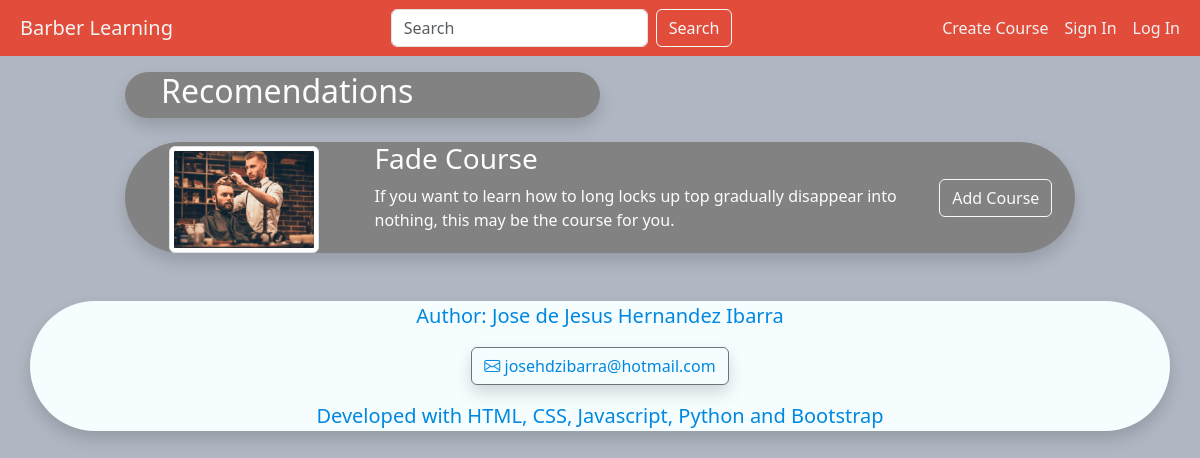
Before: / with the older database file.
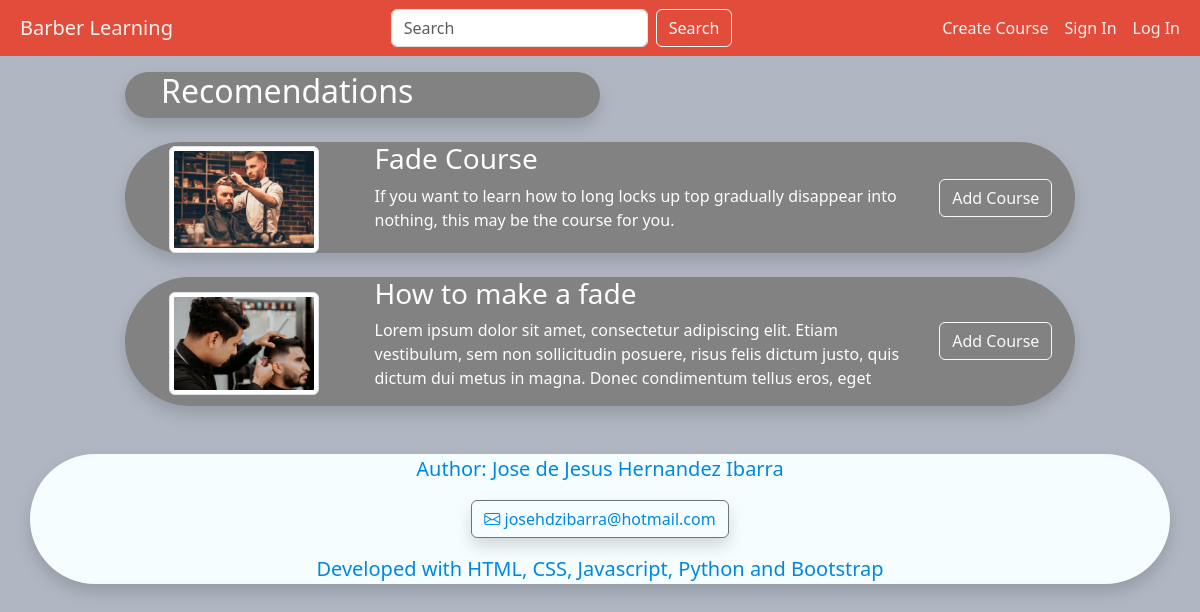
After: the same page with the newer database file.
### tables this page shows
CREATE TABLE courses (
id INTEGER NOT NULL,
idUser INTEGER NOT NULL,
name_course TEXT NOT NULL,
thumbnail_link TEXT NOT NULL,
description TEXT NOT NULL,
PRIMARY KEY (id),
FOREIGN KEY (idUser) REFERENCES users (id));

### app.py (the view, shortened to what this page needs)
@app.route('/',methods=['POST','GET'])
def index():
    courses = db.query('SELECT id,idUser,name_course,thumbnail_link,SUBSTRING(description,0,200) description FROM courses')
    if session.get('user_id'):
        return render_template('index.html',user=session['user'], courses=courses)
    return render_template('index.html',courses=courses)

### app.py (called while the page is built)
@app.teardown_appcontext
def close_connection(exception):
   db.close_db()

@app.context_processor
def current_courses():
    if not session.get('user_id'):
        return dict(courses='')
    courses = db.query('''SELECT * FROM courses WHERE id IN (
        SELECT idCourse FROM courses_belong WHERE idUser = ?)''',session['user_id'])
    return dict(coursesUser=courses)

### sqliteEasy.py (called while the page is built)
    def get_db(self):
        db = getattr(self.g,'db',None)
        if db is None:
            db = self.g.db = sqlite3.connect(self.route,isolation_level=None)
            db.row_factory = sqlite3.Row
        return db

    def query(self, query,*args,one=False):
        cur = self.get_db().execute(query,args)
        rowsValues = cur.fetchall()
        cur.close()
        return (rowsValues[0] if rowsValues else None) if one else rowsValues

### templates/index.html (shortened to what this page needs)
{% extends 'layout.html' %}
{% block main %}
<div class="container">
    <div class="row mt-3">
        <div class="col-2 col-sm-1"></div>
        <div class="col textColorRecommend rounded-pill shadow">
            <div class="ms-4 h2">Recomendations</div></div>
        <div class="col-6"></div>
    </div>
    <div class="row mt-4">
        <div class="col-2 col-md-1 "></div>
        <div class="col textColorRecommend rounded-pill shadow">
            <div class="row align-items-center  text-center ">
                <div class="col-3 mx-auto">
                    <img src="{{url_for('static',filename='imgsClient/barbero1.jpg')}}" class="img-thumbnail resize mt-1" alt="Barber">
                </div>
                <div class="col-lg-7 align-self-start  mt-md-0 mt-lg-0 mt-1 col-sm-4 text-lg-start text-sm-start">
                    <p class="h3">Fade Course</p>
                    <p> If you want to learn how to long locks up top gradually disappear into nothing, this may be the course for you. </p>
                </div>
                <div class="col-lg-2 col-sm-3">
                    <button type="submit" class="btn btn-outline-light">Add Course</button>
                </div>
            </div>
        </div>
        <div class="col-1"></div>
    </div>
     {% for course in courses %}
     <div class="row mt-4">
         <div class="col-2 col-md-1 "></div>
         <div class="col textColorRecommend rounded-pill shadow">
            <form action="/" method="POST">
                <div class="row align-items-center  text-center ">
                    <div class="col-3 mx-auto">
                        <img src="{{url_for('static',filename=course['thumbnail_link'])}}" class="img-thumbnail resize mt-1" alt="Barber">
                    </div>
                    <div class="col-lg-7 align-self-start  mt-md-0 mt-lg-0 mt-1 col-sm-4 text-lg-start text-sm-start">
                        <p class="h3">{{course['name_course']}}</p>
                        <p> {{course['description']}} </p>
                    </div>
                    <div class="col-lg-2 col-sm-3">
                        <button type="submit" class="btn btn-outline-light" >Add Course</button>
                    </div>
                </div>
            </form>
        </div>
        <div class="col-1"></div>
    </div>
        {% endfor %}
</div>
{% endblock %}

### templates/layout.html (shortened to what this page needs)
<!DOCTYPE html>
<html lang="en">
    <head>
        <link href="https://cdn.jsdelivr.net/npm/bootstrap@5.3.2/dist/css/bootstrap.min.css" rel="stylesheet">
        <link rel="stylesheet" href="https://cdn.jsdelivr.net/npm/bootstrap-icons@1.11.3/font/bootstrap-icons.min.css">
        <link rel="stylesheet" href="/static/style.css"/>
    </head>
    <body class="bgBlueBarber">
        <nav class="navbar navbar-expand-md sticky-top bgRedNav">
            <div class="container-fluid ">
                <a class="navbar-brand textColorWhite ms-2" href="/">Barber Learning</a>
                <div class="collapse navbar-collapse" id="navbarToggle">
                    <form class="d-flex mx-auto mt-2 mt-lg-0" role="search">
                        <input class="form-control me-2" type="search" placeholder="Search" aria-label="Search">
                        <button class="btn btn-outline-light" type="submit">Search</button>
                    </form>
                    <div class="navbar-nav justify-content-end">
                        <a href="/createcourse" class="nav-link textColorWhite">Create Course</a>
                        {% if not user %}
                        <a href="/signin" class="nav-link textColorWhite">Sign In</a>
                        <a href="/login" class="nav-link textColorWhite">Log In</a>
                        {% else %}
                        <a href="" class="nav-link textColorWhite ms-3 fw-bold" data-bs-toggle="offcanvas" data-bs-target="#offCanvas" aria-controls="offCanvas">{{user}}</a>
                        <a href="/logout" class="nav-link textColorWhite">Log out</a>
                        {% endif %}
                    </div>
                </div>
            </div>
        </nav>
    <div class="container-fluid">
    {% block main %} {% endblock %}
    </div>
    <div class="container text-center lead textColorFooter rounded-pill shadow mt-5">
        <footer class="">
            <p>Author: Jose de Jesus Hernandez Ibarra</p>
            <p><a href="mailto:josehdzibarra@hotmail.com" class="btn btn-outline-secondary bi bi-envelope textColorFooter shadow"> josehdzibarra@hotmail.com</a></p>
            <p>Developed with HTML, CSS, Javascript, Python and Bootstrap</p>
        </footer>
    </div>
    </body>
</html>

### static/style.css (style rules this page uses)
.bgBlueBarber { background-color: #b0b7c2; }
.bgRedNav { background-color: #e24c3b; color:rgb(243, 243, 242) }
.textColorWhite { color:rgb(243, 243, 242) }
.textColorFooter { background-color: #f6fdff; color: #0088e0; }
.textColorRecommend { background-color: rgb(131, 130, 130); color:rgb(253, 253, 253); margin-top:auto; }
img.resize { width: 150px; }

Changed rows visible on the page:
added courses: thumbnail_link (picture), name_course "How to make a fade", description "Lorem ipsum dolor sit amet, consectetur adipiscing elit. Etiam vestibulum, sem non sollicitudin posuere, risus felis dictum justo, quis dictum dui metus in magna. Donec condimentum tellus eros, eget"
